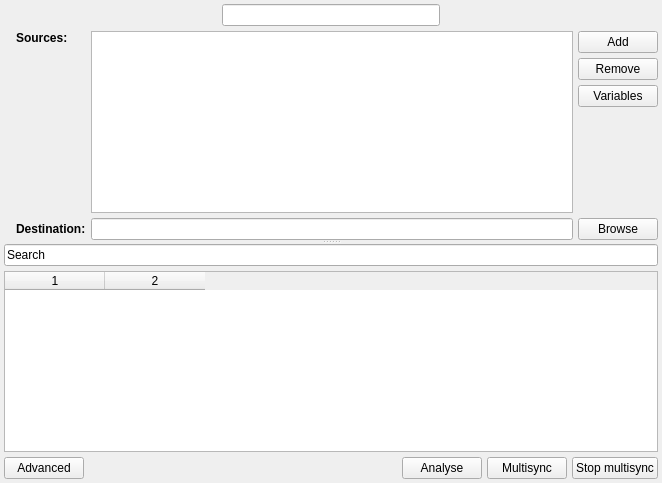
<?xml version="1.0" encoding="UTF-8"?>
<ui version="4.0">
 <class>MultisyncForm</class>
 <widget class="QWidget" name="MultisyncForm">
  <property name="geometry">
   <rect>
    <x>0</x>
    <y>0</y>
    <width>662</width>
    <height>483</height>
   </rect>
  </property>
  <property name="windowTitle">
   <string>Form</string>
  </property>
  <layout class="QGridLayout">
   <property name="leftMargin">
    <number>0</number>
   </property>
   <property name="topMargin">
    <number>0</number>
   </property>
   <property name="rightMargin">
    <number>0</number>
   </property>
   <property name="bottomMargin">
    <number>0</number>
   </property>
   <item row="0" column="0">
    <widget class="QStackedWidget" name="tab_stw">
     <widget class="QWidget" name="page">
      <layout class="QVBoxLayout" name="verticalLayout_5">
       <property name="spacing">
        <number>5</number>
       </property>
       <property name="leftMargin">
        <number>4</number>
       </property>
       <property name="topMargin">
        <number>4</number>
       </property>
       <property name="rightMargin">
        <number>4</number>
       </property>
       <property name="bottomMargin">
        <number>4</number>
       </property>
       <item>
        <layout class="QGridLayout">
         <item row="0" column="2">
          <spacer>
           <property name="orientation">
            <enum>Qt::Horizontal</enum>
           </property>
           <property name="sizeHint" stdset="0">
            <size>
             <width>40</width>
             <height>20</height>
            </size>
           </property>
          </spacer>
         </item>
         <item row="0" column="0">
          <spacer>
           <property name="orientation">
            <enum>Qt::Horizontal</enum>
           </property>
           <property name="sizeHint" stdset="0">
            <size>
             <width>40</width>
             <height>20</height>
            </size>
           </property>
          </spacer>
         </item>
         <item row="0" column="1">
          <widget class="QLineEdit" name="tab_name">
           <property name="statusTip">
            <string>Set multisync name</string>
           </property>
          </widget>
         </item>
        </layout>
       </item>
       <item>
        <widget class="QSplitter" name="splitter">
         <property name="orientation">
          <enum>Qt::Vertical</enum>
         </property>
         <widget class="QWidget" name="widget" native="true">
          <property name="maximumSize">
           <size>
            <width>16777215</width>
            <height>250</height>
           </size>
          </property>
          <layout class="QVBoxLayout" name="verticalLayout_6">
           <property name="leftMargin">
            <number>0</number>
           </property>
           <property name="topMargin">
            <number>0</number>
           </property>
           <property name="rightMargin">
            <number>0</number>
           </property>
           <property name="bottomMargin">
            <number>0</number>
           </property>
           <item>
            <layout class="QGridLayout" name="gridLayout_2">
             <property name="spacing">
              <number>5</number>
             </property>
             <item row="0" column="0">
              <widget class="QLabel" name="label_21">
               <property name="pixmap">
                <pixmap resource="../resources.qrc">:/new/prefix1/images/sources.png</pixmap>
               </property>
               <property name="alignment">
                <set>Qt::AlignLeading|Qt::AlignLeft|Qt::AlignTop</set>
               </property>
              </widget>
             </item>
             <item row="0" column="1">
              <widget class="QLabel" name="label_12">
               <property name="text">
                <string>&lt;b&gt;Sources:&lt;/b&gt;</string>
               </property>
               <property name="alignment">
                <set>Qt::AlignLeading|Qt::AlignLeft|Qt::AlignTop</set>
               </property>
              </widget>
             </item>
             <item row="0" column="2">
              <widget class="QListWidget" name="list_multi">
               <property name="statusTip">
                <string>List of multisync sources</string>
               </property>
              </widget>
             </item>
             <item row="0" column="3">
              <layout class="QHBoxLayout" name="horizontalLayout">
               <item>
                <layout class="QVBoxLayout" name="verticalLayout_3">
                 <item>
                  <widget class="QPushButton" name="add_multi">
                   <property name="statusTip">
                    <string>Add source</string>
                   </property>
                   <property name="text">
                    <string>Add</string>
                   </property>
                   <property name="icon">
                    <iconset resource="../resources.qrc">
                     <normaloff>:/new/prefix1/images/add.png</normaloff>:/new/prefix1/images/add.png</iconset>
                   </property>
                  </widget>
                 </item>
                 <item>
                  <widget class="QPushButton" name="remove_multi">
                   <property name="statusTip">
                    <string>Remove source</string>
                   </property>
                   <property name="text">
                    <string>Remove</string>
                   </property>
                   <property name="icon">
                    <iconset resource="../resources.qrc">
                     <normaloff>:/new/prefix1/images/remove.png</normaloff>:/new/prefix1/images/remove.png</iconset>
                   </property>
                  </widget>
                 </item>
                 <item>
                  <widget class="QPushButton" name="vars_multi">
                   <property name="statusTip">
                    <string extracomment="Modify the variables for the paths of Multisync sources">Modify source path variables</string>
                   </property>
                   <property name="text">
                    <string>Variables</string>
                   </property>
                  </widget>
                 </item>
                 <item>
                  <spacer name="verticalSpacer">
                   <property name="orientation">
                    <enum>Qt::Vertical</enum>
                   </property>
                   <property name="sizeHint" stdset="0">
                    <size>
                     <width>0</width>
                     <height>0</height>
                    </size>
                   </property>
                  </spacer>
                 </item>
                </layout>
               </item>
              </layout>
             </item>
             <item row="1" column="0">
              <widget class="QLabel" name="label_22">
               <property name="pixmap">
                <pixmap resource="../resources.qrc">:/new/prefix1/images/Synkron16.png</pixmap>
               </property>
              </widget>
             </item>
             <item row="1" column="1">
              <widget class="QLabel" name="label_13">
               <property name="text">
                <string>&lt;b&gt;Destination:&lt;/b&gt;</string>
               </property>
              </widget>
             </item>
             <item row="1" column="2">
              <widget class="QLineEdit" name="destination_multi">
               <property name="statusTip">
                <string>Set a destination</string>
               </property>
              </widget>
             </item>
             <item row="1" column="3">
              <widget class="QPushButton" name="browse_multi">
               <property name="statusTip">
                <string>Browse for destination</string>
               </property>
               <property name="text">
                <string>Browse</string>
               </property>
               <property name="icon">
                <iconset resource="../resources.qrc">
                 <normaloff>:/new/prefix1/images/folder_16.png</normaloff>:/new/prefix1/images/folder_16.png</iconset>
               </property>
              </widget>
             </item>
            </layout>
           </item>
          </layout>
         </widget>
         <widget class="QWidget" name="verticalLayoutWidget">
          <layout class="QVBoxLayout" name="verticalLayout_4">
           <property name="spacing">
            <number>5</number>
           </property>
           <item>
            <widget class="ExtendedLineEdit" name="search_multi">
             <property name="statusTip">
              <string>Search sync log</string>
             </property>
             <property name="text">
              <string>Search</string>
             </property>
            </widget>
           </item>
           <item>
            <widget class="QStackedWidget" name="logs_stw">
             <property name="currentIndex">
              <number>0</number>
             </property>
             <widget class="QWidget" name="page_2">
              <layout class="QVBoxLayout" name="verticalLayout">
               <property name="leftMargin">
                <number>0</number>
               </property>
               <property name="topMargin">
                <number>0</number>
               </property>
               <property name="rightMargin">
                <number>0</number>
               </property>
               <property name="bottomMargin">
                <number>0</number>
               </property>
               <item>
                <widget class="QTableWidget" name="tw_multi">
                 <property name="statusTip">
                  <string>Multisync log</string>
                 </property>
                 <property name="columnCount">
                  <number>2</number>
                 </property>
                 <column/>
                 <column/>
                </widget>
               </item>
              </layout>
             </widget>
             <widget class="QWidget" name="page_3">
              <layout class="QVBoxLayout" name="verticalLayout_2">
               <property name="leftMargin">
                <number>0</number>
               </property>
               <property name="topMargin">
                <number>0</number>
               </property>
               <property name="rightMargin">
                <number>0</number>
               </property>
               <property name="bottomMargin">
                <number>0</number>
               </property>
               <item>
                <widget class="ExtendedTreeWidget" name="analyse_tree">
                 <column>
                  <property name="text">
                   <string>1</string>
                  </property>
                 </column>
                </widget>
               </item>
              </layout>
             </widget>
            </widget>
           </item>
          </layout>
          <zorder>logs_stw</zorder>
          <zorder>search_multi</zorder>
         </widget>
        </widget>
       </item>
       <item>
        <layout class="QGridLayout">
         <property name="spacing">
          <number>5</number>
         </property>
         <item row="0" column="1">
          <spacer>
           <property name="orientation">
            <enum>Qt::Horizontal</enum>
           </property>
           <property name="sizeHint" stdset="0">
            <size>
             <width>40</width>
             <height>20</height>
            </size>
           </property>
          </spacer>
         </item>
         <item row="0" column="3">
          <widget class="QPushButton" name="sync_multi">
           <property name="statusTip">
            <string>Start multisync</string>
           </property>
           <property name="text">
            <string>Multisync</string>
           </property>
           <property name="icon">
            <iconset resource="../resources.qrc">
             <normaloff>:/new/prefix1/images/multisync.png</normaloff>:/new/prefix1/images/multisync.png</iconset>
           </property>
          </widget>
         </item>
         <item row="0" column="4">
          <widget class="QPushButton" name="stop_sync_btn">
           <property name="statusTip">
            <string>Stop multisync</string>
           </property>
           <property name="text">
            <string>Stop multisync</string>
           </property>
           <property name="icon">
            <iconset resource="../resources.qrc">
             <normaloff>:/new/prefix1/images/stop_sync22.png</normaloff>:/new/prefix1/images/stop_sync22.png</iconset>
           </property>
          </widget>
         </item>
         <item row="0" column="2">
          <widget class="QPushButton" name="go_to_analyse">
           <property name="statusTip">
            <string>Analyse</string>
           </property>
           <property name="text">
            <string>Analyse</string>
           </property>
           <property name="icon">
            <iconset resource="../resources.qrc">
             <normaloff>:/new/prefix1/images/analyse_16.png</normaloff>:/new/prefix1/images/analyse_16.png</iconset>
           </property>
          </widget>
         </item>
         <item row="0" column="0">
          <widget class="QPushButton" name="show_advanced">
           <property name="statusTip">
            <string>Show advanced options of configuration</string>
           </property>
           <property name="text">
            <string>Advanced</string>
           </property>
           <property name="icon">
            <iconset resource="../resources.qrc">
             <normaloff>:/new/prefix1/images/configure16.png</normaloff>:/new/prefix1/images/configure16.png</iconset>
           </property>
          </widget>
         </item>
        </layout>
       </item>
       <item>
        <layout class="QVBoxLayout" name="advanced_layout"/>
       </item>
      </layout>
     </widget>
    </widget>
   </item>
  </layout>
 </widget>
 <customwidgets>
  <customwidget>
   <class>ExtendedLineEdit</class>
   <extends>QLineEdit</extends>
   <header>extendedlineedit.h</header>
  </customwidget>
  <customwidget>
   <class>ExtendedTreeWidget</class>
   <extends>QTreeWidget</extends>
   <header>extendedtreewidget.h</header>
  </customwidget>
 </customwidgets>
 <resources>
  <include location="../resources.qrc"/>
 </resources>
 <connections/>
</ui>
